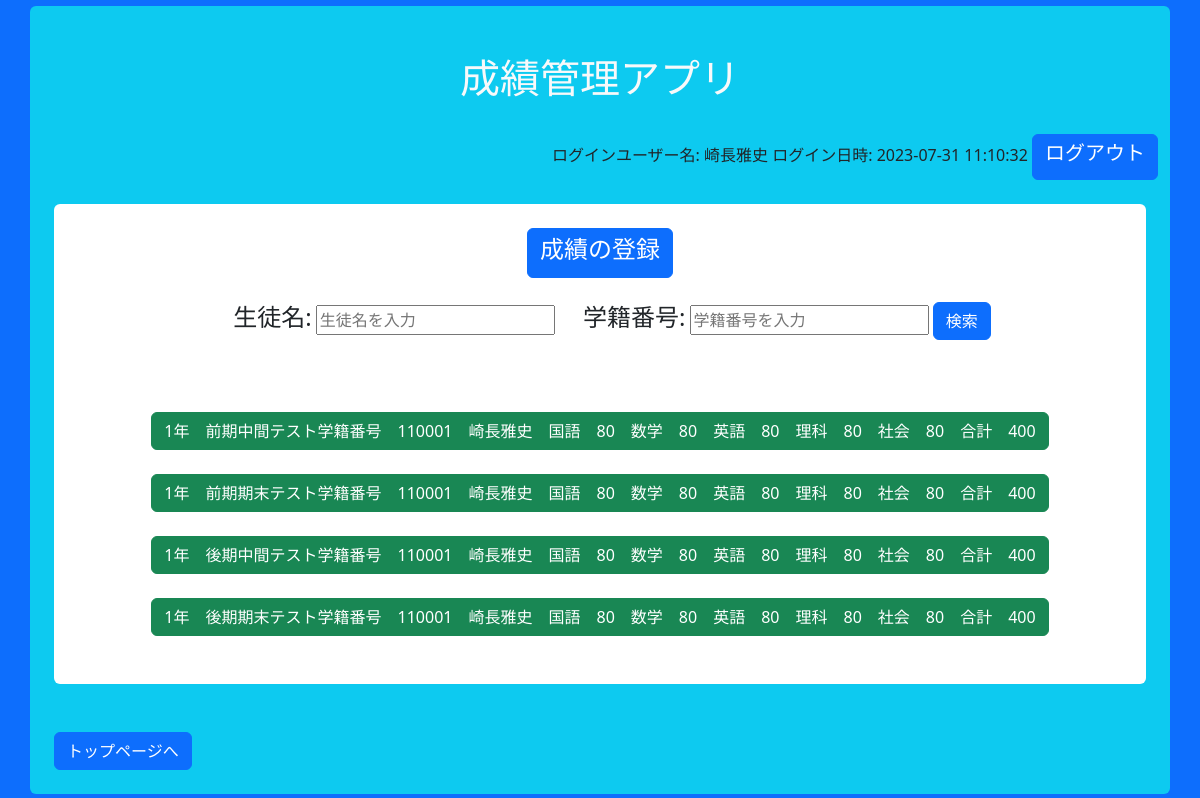
The app's page /exams/e_index.php (signed in) with its own data.
### tables this page shows
CREATE TABLE `exams` (
  `id` int(11) NOT NULL,
  `test_id` int(11) NOT NULL,
  `student_id` int(11) NOT NULL,
  `japanese` int(11) NOT NULL,
  `math` int(11) NOT NULL,
  `english` int(11) NOT NULL,
  `science` int(11) NOT NULL,
  `society` int(11) NOT NULL,
  `total` int(11) NOT NULL,
  `created_at` timestamp NOT NULL DEFAULT current_timestamp(),
  `updated_at` timestamp NOT NULL DEFAULT current_timestamp() ON UPDATE current_timestamp()
);

CREATE TABLE `classes` (
  `class_id` int(11) NOT NULL,
  `year` int(11) NOT NULL,
  `name` text NOT NULL
);

CREATE TABLE `tests` (
  `id` int(11) NOT NULL,
  `year` int(11) NOT NULL,
  `test_name` text NOT NULL,
  `created_at` timestamp NOT NULL DEFAULT current_timestamp(),
  `updated_at` timestamp NOT NULL DEFAULT current_timestamp() ON UPDATE current_timestamp()
);

CREATE TABLE `students` (
  `id` int(11) NOT NULL,
  `class_id` int(11) NOT NULL,
  `class` int(11) NOT NULL,
  `number` int(11) NOT NULL,
  `created_at` timestamp NOT NULL DEFAULT current_timestamp(),
  `updated_at` timestamp NOT NULL DEFAULT current_timestamp() ON UPDATE current_timestamp()
);

### exams/e_index.php (the view, shortened to what this page needs)
<?php
include '../components/header.php';
?>
<?php
$dsn = 'mysql:dbname=grade_management;host=localhost;charset=utf8';
$user = 'root';
$password = '';
try {
    $dbh = new PDO($dsn, $user, $password);
    $dbh->setAttribute(PDO::ATTR_ERRMODE, PDO::ERRMODE_EXCEPTION);
    $sql = 'SELECT exams.id as exam_id, exams.japanese, exams.math, exams.english, exams.science, exams.society, exams.total, students.number, tests.id as test_id, tests.test_name, students.id as student_id, classes.name, classes.year
        FROM exams
        INNER JOIN students ON exams.student_id = students.id
        INNER JOIN tests ON exams.test_id = tests.id
        INNER JOIN classes ON classes.class_id = students.class_id';
    $stmt = $dbh->prepare($sql);
    $stmt->execute();
    $results = $stmt->fetchAll(PDO::FETCH_ASSOC);
    $numResults = count($results);
} catch (PDOException $e) {
    echo 'エラーが発生しました：' . $e->getMessage();
}
?>
<body>
    <div class="container">
        <div class="bg-white rounded">
            <div class="text-center">
                <br />
                <a href="e_create.php" class="btn btn-primary">
                    <h4>
                        成績の登録</h4>
                </a> <br /> <br />
                <form id="student_search_form" method="post" action="e_index.php">
                    <label for="search_name" class="h4">　生徒名:</label>
                    <input type="text" id="search_name" name="name" placeholder="生徒名を入力">
                    <label for="search_number" class="h4">　学籍番号:</label>
                    <input type="text" id="search_number" name="number" placeholder="学籍番号を入力">
                    <input type="submit" value="検索" class="btn btn-primary ">
                </form>
                <br /> <br />
                <?php if ($numResults > 0) { ?>
                    <?php
                    foreach ($results as $result) {
                        ?>
                        <br />
                        <button class="btn btn-success" data-bs-toggle="modal"
                            data-bs-target="#e_edit_<?php echo $result['exam_id']; ?>">
                            <?php echo $result['year'] . '年　' . $result['test_name'] . '学籍番号　' . $result['number'] . '　' . $result['name'] . '　国語　' . $result['japanese'] . '　数学　' . $result['math'] . '　英語　' . $result['english'] . '　理科　' . $result['science'] . '　社会　' . $result['society'] . '　合計　' . $result['total']; ?>
                        </button>
                        <br />
                        <?php
                    }
                    ?>
                    <br /> <br />
                <?php } ?>
            </div>
        </div>
        <br />
        <br />
        <a href="../index.php" class="btn btn-primary">トップページへ</a>
        <br /> <br />
</body>
</html>

### records on screen
exams: classes.year "1", test.test_name "前期中間テスト", student.number "110001", classes.name "崎長雅史", japanese "80", math "80", english "80", science "80", society "80", total "400"
exams: classes.year "1", test.test_name "前期期末テスト", student.number "110001", classes.name "崎長雅史", japanese "80", math "80", english "80", science "80", society "80", total "400"
exams: classes.year "1", test.test_name "後期中間テスト", student.number "110001", classes.name "崎長雅史", japanese "80", math "80", english "80", science "80", society "80", total "400"
exams: classes.year "1", test.test_name "後期期末テスト", student.number "110001", classes.name "崎長雅史", japanese "80", math "80", english "80", science "80", society "80", total "400"

### other values on screen
$login_user "崎長雅史"
